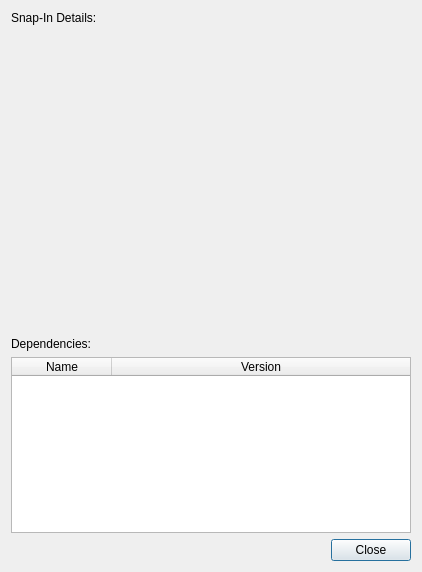
<?xml version="1.0" encoding="UTF-8"?>
<ui version="4.0">
 <class>CompositeSnapInDetailsDialog</class>
 <widget class="QDialog" name="CompositeSnapInDetailsDialog">
  <property name="geometry">
   <rect>
    <x>0</x>
    <y>0</y>
    <width>419</width>
    <height>572</height>
   </rect>
  </property>
  <property name="windowTitle">
   <string>Dialog</string>
  </property>
  <layout class="QGridLayout" name="gridLayout">
   <item row="2" column="0">
    <widget class="QLabel" name="label">
     <property name="text">
      <string>Dependencies:</string>
     </property>
    </widget>
   </item>
   <item row="4" column="0">
    <widget class="QDialogButtonBox" name="buttonBox">
     <property name="standardButtons">
      <set>QDialogButtonBox::Close</set>
     </property>
    </widget>
   </item>
   <item row="3" column="0">
    <widget class="QTableWidget" name="tableWidget">
     <attribute name="horizontalHeaderStretchLastSection">
      <bool>true</bool>
     </attribute>
     <column>
      <property name="text">
       <string>Name</string>
      </property>
     </column>
     <column>
      <property name="text">
       <string>Version</string>
      </property>
     </column>
    </widget>
   </item>
   <item row="1" column="0">
    <widget class="::gpui::SnapInDetailsWidget" name="snapInWidget" native="true">
     <property name="minimumSize">
      <size>
       <width>400</width>
       <height>300</height>
      </size>
     </property>
    </widget>
   </item>
   <item row="0" column="0">
    <widget class="QLabel" name="label_2">
     <property name="text">
      <string>Snap-In Details:</string>
     </property>
    </widget>
   </item>
  </layout>
 </widget>
 <customwidgets>
  <customwidget>
   <class>::gpui::SnapInDetailsWidget</class>
   <extends>QWidget</extends>
   <header>snapindetailswidget.h</header>
   <container>1</container>
  </customwidget>
 </customwidgets>
 <resources/>
 <connections>
  <connection>
   <sender>buttonBox</sender>
   <signal>clicked(QAbstractButton*)</signal>
   <receiver>CompositeSnapInDetailsDialog</receiver>
   <slot>close()</slot>
   <hints>
    <hint type="sourcelabel">
     <x>209</x>
     <y>550</y>
    </hint>
    <hint type="destinationlabel">
     <x>209</x>
     <y>285</y>
    </hint>
   </hints>
  </connection>
 </connections>
</ui>
